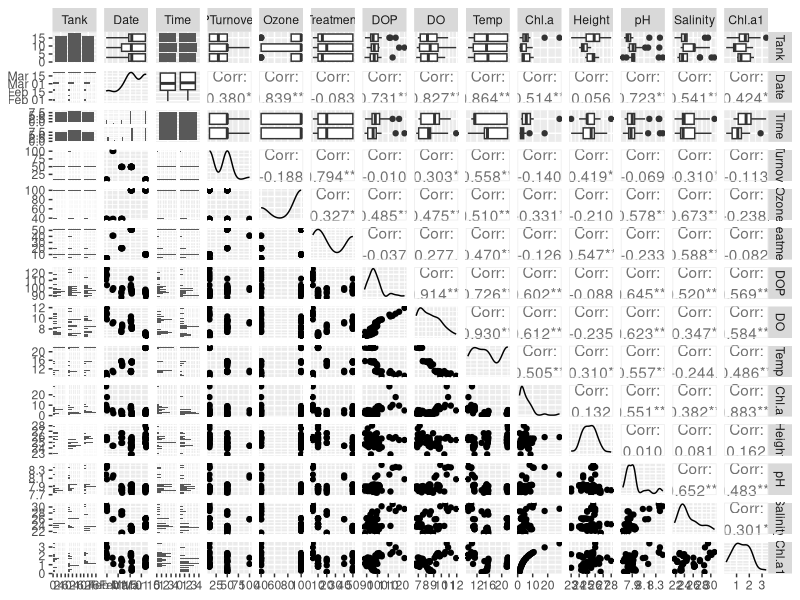
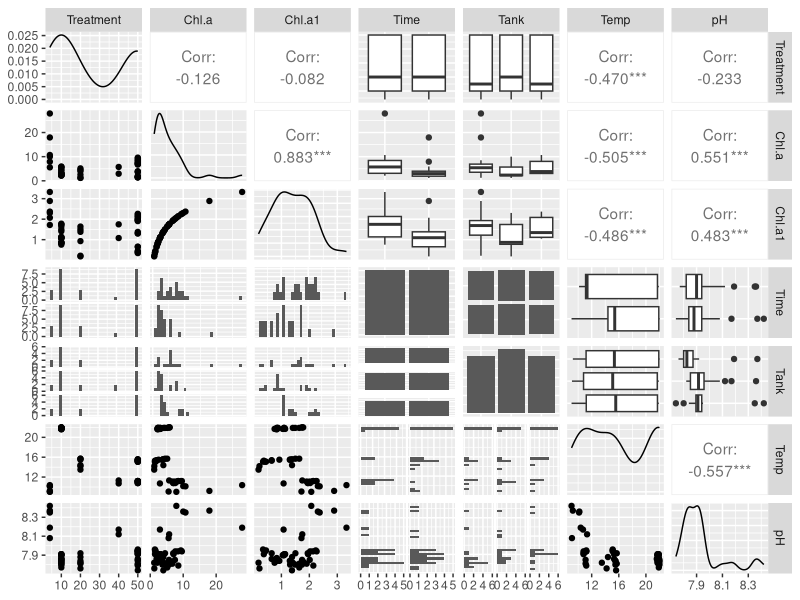
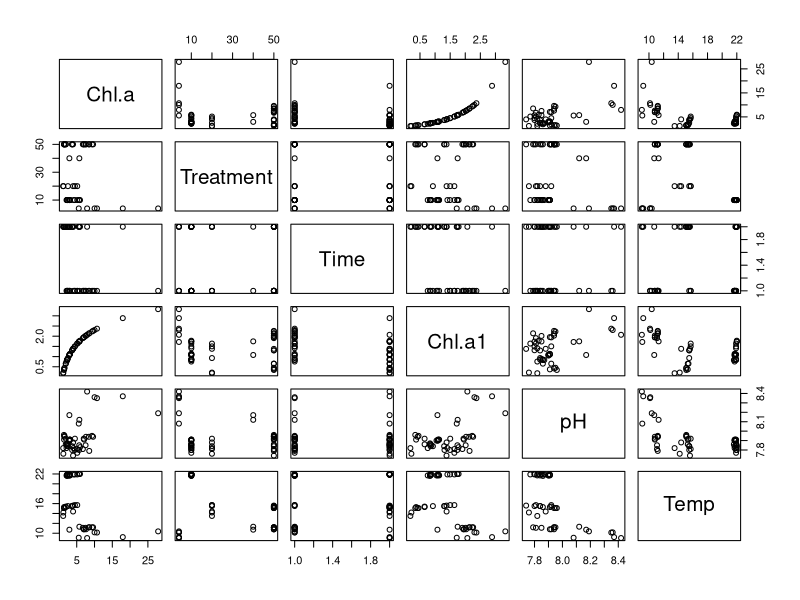
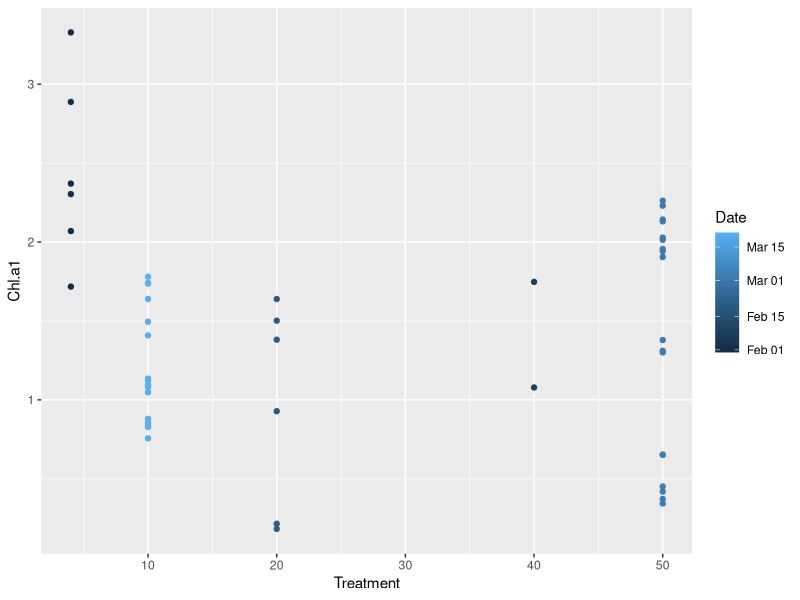
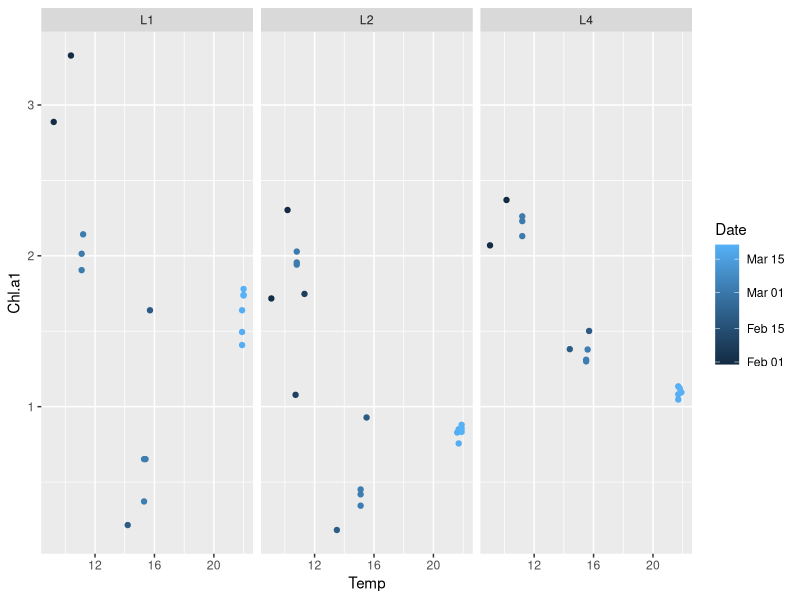
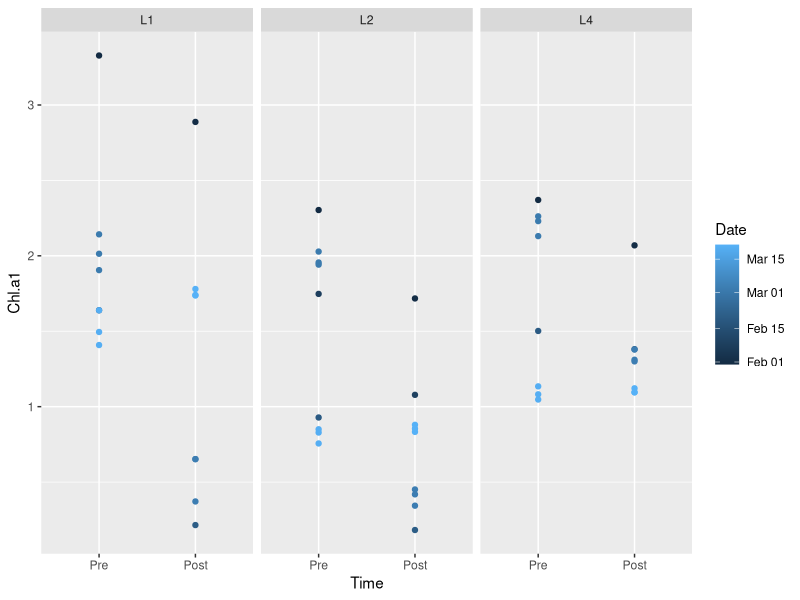
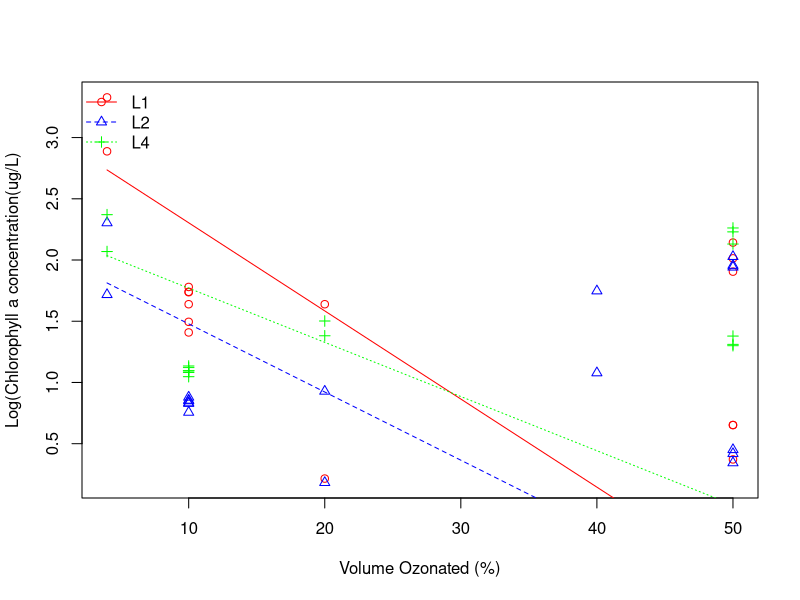
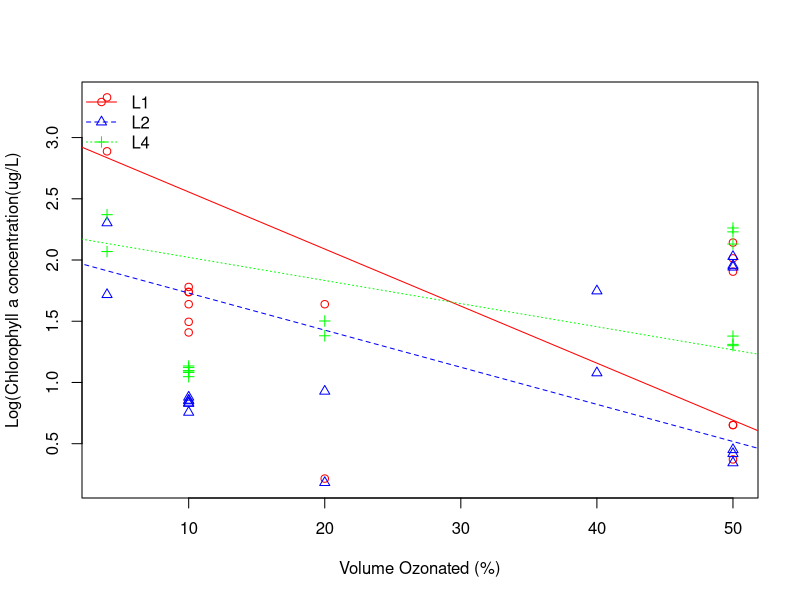

The R source for these figures, in order:
## ---- chunk 1
# setup the R enviornment for kniting markdown doc properly
library(knitr)
opts_knit$set(root.dir='../')
## ---- chunk 2
chlwq <- read.csv("./Data/ChlaWQReplicateAcuteData1.csv")
## ---- chunk 3
library(ggplot2)
library(GGally)
library(gridExtra)
library(scatterplot3d)
library(MASS)
library(lubridate)
library(lme4)
class(chlwq$Date)
## ---- chunk 4
chlwq$Time <- factor(chlwq$Time, levels = c("Pre", "Post"))
chlwq$Chl.a1 <- log(chlwq$Chl.a)

## ---- chunk 5
chlwq$Date <- as.Date(chlwq$Date, "%m.%d.%y")
class(chlwq$Date)
chlwq$Date
## ---- chunk 6
ggpairs(chlwq)

## ---- chunk 7
chl <- ggpairs(chlwq, columns = c("Treatment", "Chl.a", "Chl.a1","Time", "Tank", "Temp", "pH"), columnLabels =  c("Treatment", "Chl.a", "Chl.a1","Time", "Tank", "Temp", "pH"))
chl
## ---- chunk 8

## formula method
pairs(Chl.a ~ Treatment + Time + Chl.a1 + pH + Temp, data = chlwq)


## put histograms on the diagonal
panel.hist <- function(x, ...)
{
    usr <- par("usr"); on.exit(par(usr))
    par(usr = c(usr[1:2], 0, 1.5) )
    h <- hist(x, plot = FALSE)
    breaks <- h$breaks; nB <- length(breaks)
    y <- h$counts; y <- y/max(y)
    rect(breaks[-nB], 0, breaks[-1], y, col="cyan", ...)
}

## ---- chunk 9
ggplot(chlwq, aes(Treatment, Chl.a1)) +
  geom_point(aes(col=Date))
  facet_wrap(~Tank)

ggplot(chlwq, aes(Temp, Chl.a1)) +
  geom_point(aes(col=Date)) +
  facet_wrap(~Tank)

ggplot(chlwq, aes(Time, Chl.a1)) +
  geom_point(aes(col=Date)) +
  facet_wrap(~Tank)
## ---- chunk 10
main <- lm(Chl.a1 ~ Treatment + Temp + Time + pH + Salinity + Height + Tank, data = chlwq)
summary(main)
## ---- chunk 11
main2 <- update(main, . ~ . -Salinity - Height)
summary(main2)
## ---- chunk 12
main3 <- update(main2, . ~ . + I(Treatment^2) )
summary(main3)
## ---- chunk 13
anova(main, main2)
## ---- chunk 14
anova(main2, main3)
## ---- chunk 15
AIC(main)
AIC(main2)
AIC(main3)
## ---- chunk 16
lin4 <- lmer(Chl.a1 ~ Treatment + Temp + Time + Treatment*Temp +  pH  + (1|Tank)  , data = chlwq)
car::Anova(lin4, type = 3)
## ---- chunk 17
anova(lin4, main3)
## ---- chunk 18
main4 <- update(main3, .~. + (I(Treatment)^2)*Temp - Treatment)
summary(main4)
## ---- chunk 19
anova(main3, main4)
AIC(main4)
## ---- chunk 20
main5 <- update(main4, .~. + Treatment*Tank)
summary(main5)
## ---- chunk 21
#looking at main5 model with tank & treatment interaction, seems to predict lower treatments better, different slopes for each tank
xrange = range(chlwq$Treatment)
Trange = range(chlwq$Temp)
prange = range(chlwq$pH)
Time = levels(chlwq$Time)


plot(Chl.a1 ~ Treatment, data = chlwq, type = 'n', 
     xlab = 'Volume Ozonated (%)', ylab = 'Log(Chlorophyll a concentration(ug/L)')
points(Chl.a1 ~ Treatment, data = chlwq, subset = Tank == "L1",
       pch = 1, col = 'red')
# add the fitted regression line using two points at either end of the range of x 
lines(xrange, 
      predict.lm(main5, 
              newdata = data.frame(Treatment = xrange, Temp = Trange, pH = prange, Time, Tank = "L1")),
      col = 'red', lty = 1)
points(Chl.a1 ~ Treatment, data = chlwq, subset = Tank == "L2",
       pch = 2, col = 'blue')
lines(xrange, 
      predict.lm(main5, 
              newdata = data.frame(Treatment = xrange, Temp = Trange, pH = prange, Time, Tank = "L2")),
      col = 'blue', lty = 2)
points(Chl.a1 ~ Treatment, data = chlwq, subset = Tank == "L4",
       pch = 3, col = 'green')

lines(xrange, 
      predict.lm(main5, 
              newdata = data.frame(Treatment = xrange, Temp = Trange,  pH = prange, Time, Tank = "L4")),
      col = 'green', lty = 3)
legend('topleft', c('L1', 'L2', 'L4'), col = c('red', 'blue', 'green'), 
       pch = c(1, 2, 3), lty = c(1, 2, 3), bty = 'n')
## ---- chunk 22
#looking at a broader treatment and temperature range, seems like it fits the data beter
xrange = range(0:100)
Trange = range(10:30)
prange = range(7.70:8.1)
Time = levels(chlwq$Time)


plot(Chl.a1 ~ Treatment, data = chlwq, type = 'n', 
     xlab = 'Volume Ozonated (%)', ylab = 'Log(Chlorophyll a concentration(ug/L)')
points(Chl.a1 ~ Treatment, data = chlwq, subset = Tank == "L1",
       pch = 1, col = 'red')
# add the fitted regression line using two points at either end of the range of x 
lines(xrange, 
      predict.lm(main5, 
              newdata = data.frame(Treatment = xrange, Temp = Trange, pH = prange, Time, Tank = "L1")),
      col = 'red', lty = 1)
points(Chl.a1 ~ Treatment, data = chlwq, subset = Tank == "L2",
       pch = 2, col = 'blue')
lines(xrange, 
      predict.lm(main5, 
              newdata = data.frame(Treatment = xrange, Temp = Trange, pH = prange, Time, Tank = "L2")),
      col = 'blue', lty = 2)
points(Chl.a1 ~ Treatment, data = chlwq, subset = Tank == "L4",
       pch = 3, col = 'green')

lines(xrange, 
      predict.lm(main5, 
              newdata = data.frame(Treatment = xrange, Temp = Trange,  pH = prange, Time, Tank = "L4")),
      col = 'green', lty = 3)
legend('topleft', c('L1', 'L2', 'L4'), col = c('red', 'blue', 'green'), 
       pch = c(1, 2, 3), lty = c(1, 2, 3), bty = 'n')
## ---- chunk 23
#looking at main4 model, without treatment & tank interaction, slopes per tank are more similar
xrange = range(chlwq$Treatment)
Trange = range(chlwq$Temp)
prange = range(chlwq$pH)
Time = levels(chlwq$Time)


plot(Chl.a1 ~ Treatment, data = chlwq, type = 'n', 
     xlab = 'Volume Ozonated (%)', ylab = 'Log(Chlorophyll a concentration(ug/L)')
points(Chl.a1 ~ Treatment, data = chlwq, subset = Tank == "L1",
       pch = 1, col = 'red')
# add the fitted regression line using two points at either end of the range of x 
lines(xrange, 
      predict.lm(main4, 
              newdata = data.frame(Treatment = xrange, Temp = Trange, pH = prange, Time, Tank = "L1")),
      col = 'red', lty = 1)
points(Chl.a1 ~ Treatment, data = chlwq, subset = Tank == "L2",
       pch = 2, col = 'blue')
lines(xrange, 
      predict.lm(main4, 
              newdata = data.frame(Treatment = xrange, Temp = Trange, pH = prange, Time, Tank = "L2")),
      col = 'blue', lty = 2)
points(Chl.a1 ~ Treatment, data = chlwq, subset = Tank == "L4",
       pch = 3, col = 'green')

lines(xrange, 
      predict.lm(main4, 
              newdata = data.frame(Treatment = xrange, Temp = Trange,  pH = prange, Time, Tank = "L4")),
      col = 'green', lty = 3)
legend('topleft', c('L1', 'L2', 'L4'), col = c('red', 'blue', 'green'), 
       pch = c(1, 2, 3), lty = c(1, 2, 3), bty = 'n')
## ---- chunk 24
#looking at a broader treatment and temperature range for main 4 model, seems like it fits the data beter

xrange = range(0:100)
Trange = range(10:30)
prange = range(7.70:8.1)
Time = levels(chlwq$Time)


plot(Chl.a1 ~ Treatment, data = chlwq, type = 'n', 
     xlab = 'Volume Ozonated (%)', ylab = 'Log(Chlorophyll a concentration(ug/L)')
points(Chl.a1 ~ Treatment, data = chlwq, subset = Tank == "L1",
       pch = 1, col = 'red')
# add the fitted regression line using two points at either end of the range of x 
lines(xrange, 
      predict.lm(main4, 
              newdata = data.frame(Treatment = xrange, Temp = Trange, pH = prange, Time, Tank = "L1")),
      col = 'red', lty = 1)
points(Chl.a1 ~ Treatment, data = chlwq, subset = Tank == "L2",
       pch = 2, col = 'blue')
lines(xrange, 
      predict.lm(main4, 
              newdata = data.frame(Treatment = xrange, Temp = Trange, pH = prange, Time, Tank = "L2")),
      col = 'blue', lty = 2)
points(Chl.a1 ~ Treatment, data = chlwq, subset = Tank == "L4",
       pch = 3, col = 'green')

lines(xrange, 
      predict.lm(main4, 
              newdata = data.frame(Treatment = xrange, Temp = Trange,  pH = prange, Time, Tank = "L4")),
      col = 'green', lty = 3)
legend('topleft', c('L1', 'L2', 'L4'), col = c('red', 'blue', 'green'), 
       pch = c(1, 2, 3), lty = c(1, 2, 3), bty = 'n')
## ---- chunk 25
par(mfrow = c(2,2))
plot(main4)
